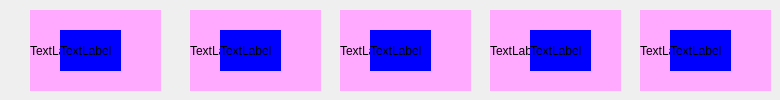
        <widget class="QWidget" name="page_10">
         <widget class="QLabel" name="label_65">
          <property name="geometry">
           <rect>
            <x>30</x>
            <y>10</y>
            <width>131</width>
            <height>81</height>
           </rect>
          </property>
          <property name="styleSheet">
           <string notr="true">background-color: rgb(255, 170, 255);</string>
          </property>
          <property name="text">
           <string>TextLabel</string>
          </property>
         </widget>
         <widget class="QLabel" name="label_66">
          <property name="geometry">
           <rect>
            <x>60</x>
            <y>30</y>
            <width>61</width>
            <height>41</height>
           </rect>
          </property>
          <property name="styleSheet">
           <string notr="true">background-color: rgb(0, 0, 255);</string>
          </property>
          <property name="text">
           <string>TextLabel</string>
          </property>
         </widget>
         <widget class="QLabel" name="label_67">
          <property name="geometry">
           <rect>
            <x>190</x>
            <y>10</y>
            <width>131</width>
            <height>81</height>
           </rect>
          </property>
          <property name="styleSheet">
           <string notr="true">background-color: rgb(255, 170, 255);</string>
          </property>
          <property name="text">
           <string>TextLabel</string>
          </property>
         </widget>
         <widget class="QLabel" name="label_68">
          <property name="geometry">
           <rect>
            <x>220</x>
            <y>30</y>
            <width>61</width>
            <height>41</height>
           </rect>
          </property>
          <property name="styleSheet">
           <string notr="true">background-color: rgb(0, 0, 255);</string>
          </property>
          <property name="text">
           <string>TextLabel</string>
          </property>
         </widget>
         <widget class="QLabel" name="label_69">
          <property name="geometry">
           <rect>
            <x>340</x>
            <y>10</y>
            <width>131</width>
            <height>81</height>
           </rect>
          </property>
          <property name="styleSheet">
           <string notr="true">background-color: rgb(255, 170, 255);</string>
          </property>
          <property name="text">
           <string>TextLabel</string>
          </property>
         </widget>
         <widget class="QLabel" name="label_70">
          <property name="geometry">
           <rect>
            <x>370</x>
            <y>30</y>
            <width>61</width>
            <height>41</height>
           </rect>
          </property>
          <property name="styleSheet">
           <string notr="true">background-color: rgb(0, 0, 255);</string>
          </property>
          <property name="text">
           <string>TextLabel</string>
          </property>
         </widget>
         <widget class="QLabel" name="label_71">
          <property name="geometry">
           <rect>
            <x>490</x>
            <y>10</y>
            <width>131</width>
            <height>81</height>
           </rect>
          </property>
          <property name="styleSheet">
           <string notr="true">background-color: rgb(255, 170, 255);</string>
          </property>
          <property name="text">
           <string>TextLabel</string>
          </property>
         </widget>
         <widget class="QLabel" name="label_72">
          <property name="geometry">
           <rect>
            <x>530</x>
            <y>30</y>
            <width>61</width>
            <height>41</height>
           </rect>
          </property>
          <property name="styleSheet">
           <string notr="true">background-color: rgb(0, 0, 255);</string>
          </property>
          <property name="text">
           <string>TextLabel</string>
          </property>
         </widget>
         <widget class="QLabel" name="label_73">
          <property name="geometry">
           <rect>
            <x>640</x>
            <y>10</y>
            <width>131</width>
            <height>81</height>
           </rect>
          </property>
          <property name="styleSheet">
           <string notr="true">background-color: rgb(255, 170, 255);</string>
          </property>
          <property name="text">
           <string>TextLabel</string>
          </property>
         </widget>
         <widget class="QLabel" name="label_74">
          <property name="geometry">
           <rect>
            <x>670</x>
            <y>30</y>
            <width>61</width>
            <height>41</height>
           </rect>
          </property>
          <property name="styleSheet">
           <string notr="true">background-color: rgb(0, 0, 255);</string>
          </property>
          <property name="text">
           <string>TextLabel</string>
          </property>
         </widget>
        </widget>
